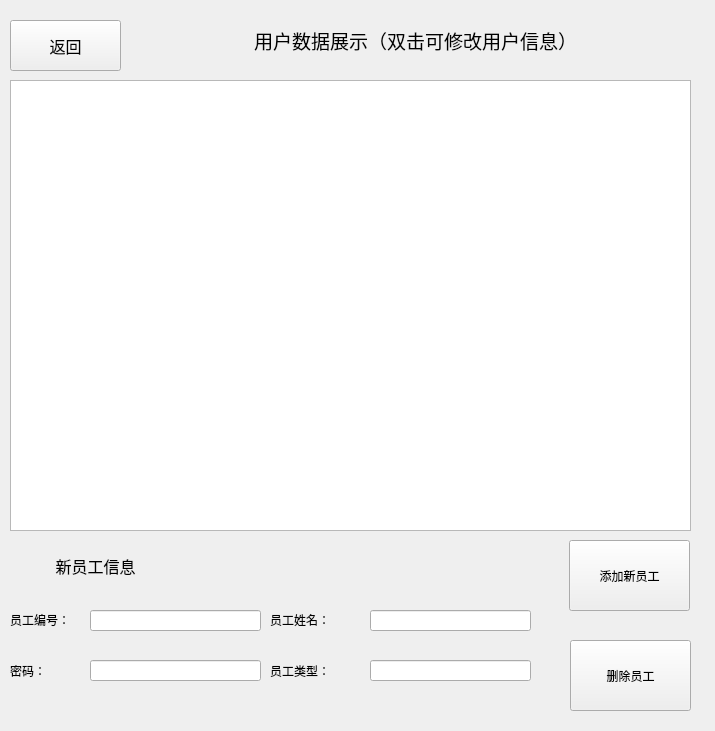
<?xml version="1.0" encoding="UTF-8"?>
<ui version="4.0">
 <class>users</class>
 <widget class="QWidget" name="users">
  <property name="geometry">
   <rect>
    <x>0</x>
    <y>0</y>
    <width>715</width>
    <height>731</height>
   </rect>
  </property>
  <property name="windowTitle">
   <string>Form</string>
  </property>
  <widget class="QPushButton" name="pushButton">
   <property name="geometry">
    <rect>
     <x>10</x>
     <y>20</y>
     <width>111</width>
     <height>51</height>
    </rect>
   </property>
   <property name="font">
    <font>
     <family>Agency FB</family>
     <pointsize>12</pointsize>
    </font>
   </property>
   <property name="text">
    <string>返回</string>
   </property>
  </widget>
  <widget class="QTableView" name="tableView">
   <property name="geometry">
    <rect>
     <x>10</x>
     <y>80</y>
     <width>681</width>
     <height>451</height>
    </rect>
   </property>
  </widget>
  <widget class="QLabel" name="label">
   <property name="geometry">
    <rect>
     <x>150</x>
     <y>20</y>
     <width>531</width>
     <height>41</height>
    </rect>
   </property>
   <property name="font">
    <font>
     <family>Agency FB</family>
     <pointsize>14</pointsize>
    </font>
   </property>
   <property name="text">
    <string>用户数据展示（双击可修改用户信息）</string>
   </property>
   <property name="alignment">
    <set>Qt::AlignCenter</set>
   </property>
  </widget>
  <widget class="QLabel" name="label_2">
   <property name="geometry">
    <rect>
     <x>20</x>
     <y>550</y>
     <width>151</width>
     <height>31</height>
    </rect>
   </property>
   <property name="font">
    <font>
     <family>Agency FB</family>
     <pointsize>12</pointsize>
    </font>
   </property>
   <property name="text">
    <string>新员工信息</string>
   </property>
   <property name="alignment">
    <set>Qt::AlignCenter</set>
   </property>
  </widget>
  <widget class="QLineEdit" name="lineEdit">
   <property name="geometry">
    <rect>
     <x>90</x>
     <y>610</y>
     <width>171</width>
     <height>21</height>
    </rect>
   </property>
  </widget>
  <widget class="QLineEdit" name="lineEdit_2">
   <property name="geometry">
    <rect>
     <x>90</x>
     <y>660</y>
     <width>171</width>
     <height>21</height>
    </rect>
   </property>
  </widget>
  <widget class="QLineEdit" name="lineEdit_3">
   <property name="geometry">
    <rect>
     <x>370</x>
     <y>610</y>
     <width>161</width>
     <height>21</height>
    </rect>
   </property>
  </widget>
  <widget class="QLineEdit" name="lineEdit_4">
   <property name="geometry">
    <rect>
     <x>370</x>
     <y>660</y>
     <width>161</width>
     <height>21</height>
    </rect>
   </property>
  </widget>
  <widget class="QLabel" name="label_3">
   <property name="geometry">
    <rect>
     <x>10</x>
     <y>610</y>
     <width>71</width>
     <height>20</height>
    </rect>
   </property>
   <property name="text">
    <string>员工编号：</string>
   </property>
  </widget>
  <widget class="QLabel" name="label_4">
   <property name="geometry">
    <rect>
     <x>270</x>
     <y>610</y>
     <width>71</width>
     <height>20</height>
    </rect>
   </property>
   <property name="text">
    <string>员工姓名：</string>
   </property>
  </widget>
  <widget class="QLabel" name="label_5">
   <property name="geometry">
    <rect>
     <x>10</x>
     <y>660</y>
     <width>71</width>
     <height>21</height>
    </rect>
   </property>
   <property name="text">
    <string>密码：</string>
   </property>
  </widget>
  <widget class="QLabel" name="label_6">
   <property name="geometry">
    <rect>
     <x>270</x>
     <y>660</y>
     <width>81</width>
     <height>21</height>
    </rect>
   </property>
   <property name="text">
    <string>员工类型：</string>
   </property>
  </widget>
  <widget class="QPushButton" name="pushButton_3">
   <property name="geometry">
    <rect>
     <x>569</x>
     <y>540</y>
     <width>121</width>
     <height>71</height>
    </rect>
   </property>
   <property name="text">
    <string>添加新员工</string>
   </property>
  </widget>
  <widget class="QPushButton" name="pushButton_4">
   <property name="geometry">
    <rect>
     <x>570</x>
     <y>640</y>
     <width>121</width>
     <height>71</height>
    </rect>
   </property>
   <property name="text">
    <string>删除员工</string>
   </property>
  </widget>
 </widget>
 <resources/>
 <connections/>
</ui>
